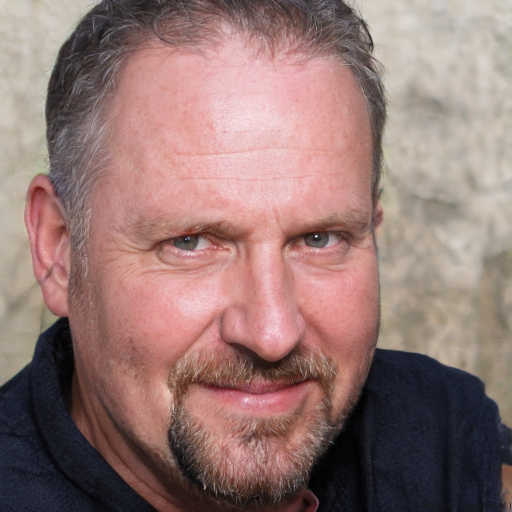
#> input picture alice.jpeg, 1024 x 1024 px (shown at 1/2 size)
$ python -i detect_coat.py   (imports and definitions only)
#> lines starting #> are read from the running program, lines starting #| are printed output that depends on the picture
#> further down, picture is the input picture: shape (1024, 1024, 3); mean B, G, R 115.8, 119.8, 149
import cv2
import numpy as np

def detect_green_coat(frame):
    """
    Detects if a green-colored coat is visible in the lower center of the frame.
    Returns True if green is detected, else False.
    """

    # Resize for faster processing
    resized_frame = cv2.resize(frame, (640, 480))
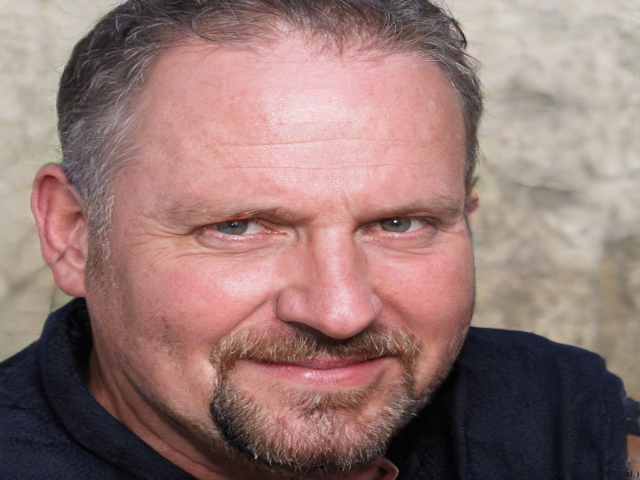
#> resized_frame: shape (480, 640, 3); mean B, G, R 115.7, 119.7, 148.9

    # Focus on the torso region
    height, width, _ = resized_frame.shape
#> height = 480; width = 640
    roi = resized_frame[int(height * 0.5):int(height * 0.9), int(width * 0.3):int(width * 0.7)]
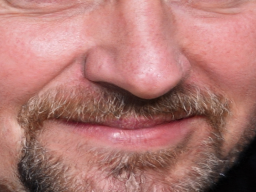
#> roi: shape (192, 256, 3); mean B, G, R 114.3, 119.4, 174.4

    # Convert to HSV for better color detection
    hsv = cv2.cvtColor(roi, cv2.COLOR_BGR2HSV)
#> hsv: shape (192, 256, 3); mean H, S, V 31.3, 90.9, 174.4

    # Define green range in HSV
    lower_green = np.array([35, 40, 40])
    upper_green = np.array([85, 255, 255])

    # Create a mask
    mask = cv2.inRange(hsv, lower_green, upper_green)
#> mask: shape (192, 256); every value is 0

    # Count green pixels
    green_ratio = cv2.countNonZero(mask) / mask.size
#> green_ratio = 0

    # Return True if green occupies significant region (5%)
    return green_ratio > 0.05

>>> import cv2
>>> picture = cv2.imread('alice.jpeg')
>>> result = detect_green_coat(picture)
#> result = False

$ run again, on bob.jpeg
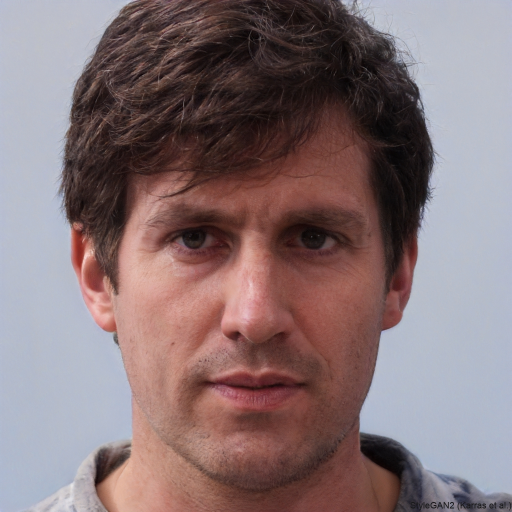
#> input picture bob.jpeg, 1024 x 1024 px (shown at 1/2 size)
#> picture is the input picture: shape (1024, 1024, 3); mean B, G, R 118.1, 115.4, 134.3
#> in detect_green_coat, `resized_frame = cv2.resize(frame, (640, 480))`:
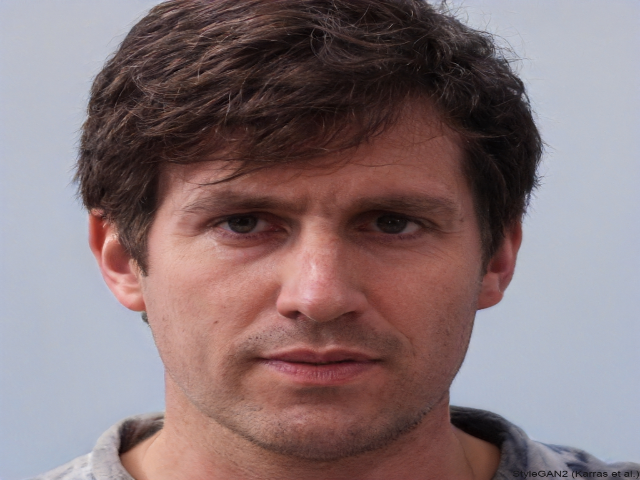
#> resized_frame: shape (480, 640, 3); mean B, G, R 118, 115.3, 134.1
#> in detect_green_coat, `roi = resized_frame[int(height * 0.5):int(height * 0.9), int(width * 0..`:
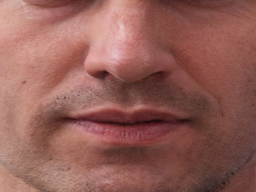
#> roi: shape (192, 256, 3); mean B, G, R 87.2, 94.8, 146.5
#> hsv: shape (192, 256, 3); mean H, S, V 12.4, 107.6, 146.5
#> mask: shape (192, 256); every value is 0
#> green_ratio = 0
#> result = False
